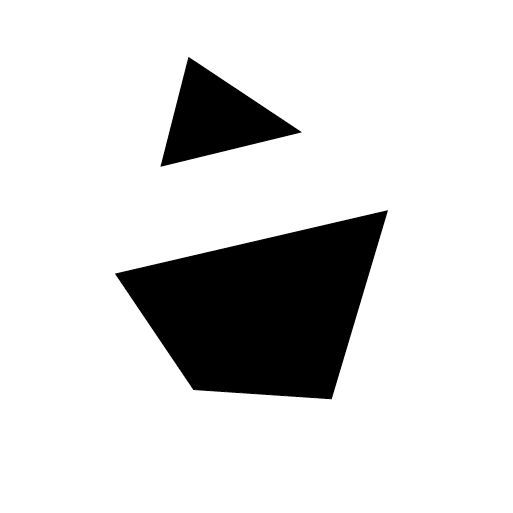
%> input picture ex4/attachments/shapes.png, 513 x 513 px
$ octave --eval "result = straighten;"   (GNU Octave 9; MATLAB toolbox functions it lacks are replaced by stand-ins)
%> lines starting %> are read from the running program, lines starting %| are printed output that depends on the picture; in (x1, y1, x2, y2) boxes, pixels count from 0 and x2, y2 are one past the last pixel; in counts of white or black regions, pixels touching at a corner belong together; the program's own positions count from 1
### ex4/pnt.m
%Function to calculate the edged image. This function returns
%the points argument for the points_of_line function.
function points = pnt(image)
    edgeIm = edge(image,'canny');
    [y,x] = find(edgeIm);
    pts = [ ];
    pts = [pts x];
    pts = [pts y];

    %Append a column of ones.
    row_size = size(pts, 1);
    ones_col = ones(1, row_size);
    ones_col = ones_col.';
    points = [pts ones_col];
end

### ex4/hough.m
function h = hough(im, Thresh , nrho , ntheta)
% HOUGH
%
% Function  takes a grey  scale  image , constructs  an edge  map by  applying
% the  Canny  detector , and  then  constructs a Hough  transform  for  finding
% lines in the  image.
%
% Usage:   h = hough(im , Thresh , nrho , ntheta)
%
% arguments:
%               im      - The  grey  scale  image to be  transformed
%               Thresh  - A 2d-vector  giving  the  upper  and  lower
%                         hysteresis  threshold  values  for  edge()
%               nrho    - Number  of  quantised  levels  of rho to use
%               ntheta  - Number  of  quantised  levels  of  theta to use
%
% returns;
%               h       - The  Hough  transform
% ...
[width, height] = size(im);
rhomax = sqrt(width^2 + height^2);        % The  maximum  possible  value  of rho.
drho = 2*rhomax /(nrho -1);             % The  increment  in rho  between  successive
                                        % entries  in the  accumulator  matrix.
                                        % Remember  we go  between +-rhomax.

dtheta = pi/ntheta;                     % The  increment  in theta  between  entries.
thetas = [0: dtheta :(pi-dtheta )];     % Array  of theta  values  across  the
                                        % accumulator  matrix.

accum = zeros(nrho, ntheta);

edgeIm = edge(im, 'canny', Thresh);

[Yidx, Xidx] = find(edgeIm);

for yx = [Yidx';Xidx']
    for theta=thetas
          rho = yx(2)*sin(theta) - yx(1)*cos(theta);

          % To  convert a value of rho or  theta
          % to its  appropriate  index in the  array  use:
          rhoIndex = round(rho/drho + nrho/2);
          thetaIndex = round(theta/dtheta + 1);
          % increment accum index
          accum(rhoIndex, thetaIndex) = accum(rhoIndex, thetaIndex) + 1;
    end
end

h = accum;


end

### ex4/houghlines.m
function [lines] = houghlines(im, h, thresh)
% HOUGHLINES
%
% Function  takes an  image  and its  Hough  transform , finds  the
% significant  lines  and  draws  them  over  the  image
%
% Usage:   houghlines(im , h, thresh)
%
% arguments:
%           im      - The  original  image
%           h       - Its  Hough  Transform
%           thresh  - The  threshold  level to use in the  Hough  Transform
%                      to  decide  whether  an edge is  significant
[imRows, imCols] = size(im);
[nrhos, nthetas] = size(h);

% recalc rhomax,drho,dtheta
rhomax = sqrt(imRows^2 + imCols^2);
drho = 2*rhomax /(nrhos -1);
dtheta = pi/nthetas;

threshValue = thresh*max(h(:));

% create regions
Hcopy = h;
Hcopy(Hcopy<threshValue) = 0;
[bwl, nregions] = bwlabel(Hcopy);

lines = zeros(nregions, 3);

for n = 1:nregions
    mask = bwl == n;      % Form a mask  for  each  region.
    region = mask .* h;   % Point -wise  multiply  mask by Hough  Transform
                          % to give  you an  image  with  just  one  region  of
                          % the  Hough  Transform
    [~, Idx] = max(region(:));
    [rhoIdx, thetaIdx] = ind2sub(size(h),Idx); % get coordinates for maximum

    rho = drho*(-nrhos/2 + rhoIdx); % convert to rho/theta values
    theta = dtheta*(thetaIdx-1);
    [x1, y1, x2, y2] = thetarho2endpoints(theta, rho, imRows, imCols);
    lines(n,:) = [x2-x1 y2-y1 1];


hold off

end
end

### ex4/thetarho2endpoints.m
function [x1, y1, x2, y2] = thetarho2endpoints(theta, rho, rows, cols)
% calculation for horizontal lines
x1 = 0;
y1 = (x1*sin(theta) - rho)/cos(theta);

x2 = cols;
y2 = (x2*sin(theta) - rho)/cos(theta);

% calculation for vertical lines
if abs(y2 -y1) > cols
    y1 = 0;
    x1 = (y1*cos(theta) + rho)/sin(theta);

    y2 = rows;
    x2 = (y2*cos(theta) + rho)/sin(theta);
end


line([x1 x2], [y1 y2], 'LineWidth', 2);

end

### ex4/points_of_line.m
%Function calculates the distance from points to the houghline.
%If distance is smaller than epsilon, then that point is appended
%to the pts list, which gets returned at the end.
function [pts] = points_of_line(points, line, epsilon)
pts = [ ];
for point = points.'
    distance = dot(line, point);
    if distance < epsilon
        point = point.';
        pts = [pts; point];
    end
end
end


### ex4/line_through_points.m
%Function calculates the optimal line for the points given
%as argument.
function l = line_through_points(points)

%Calculate the mean.
centroid_x = mean(points(:,1));
centroid_y = mean(points(:,2));

%Calculate the Covariance and the direction.
C = cov(points);
u = eig(C);

%These are two points on the line.
c = [centroid_x; centroid_y; 1];
point1 = c;
point2 = c+u;

l = cross(point1, point2);

end

### ex4/straighten.m
%This function calculates the corner points of objects in an image.
%These corner points are then used to straighten the object in the
%image.
function straight = straighten()

%Read image
addpath('attachments');
im = imread('shapes.png');
%> im is the input picture: size 513x513x3 uint8; mean R, G, B 217.2, 217.2, 217.2
im = rgb2gray(im);
%> im: size 513x513 uint8

%Calculate the points.
pt = pnt(im);
%> in pnt, `edgeIm = edge(image,'canny');`:
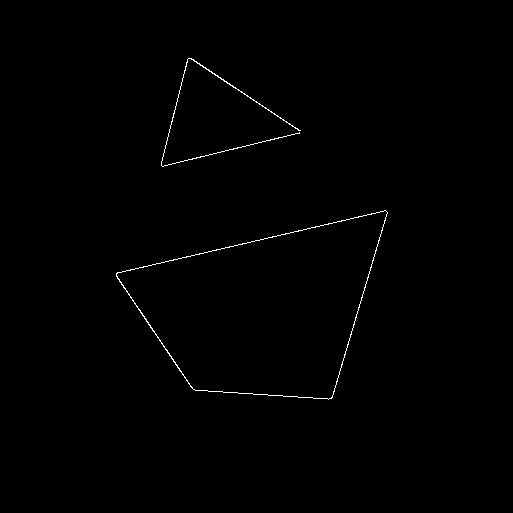
%> edgeIm: size 513x513 logical; 0.47% white in thin lines or dots, all inside (x1, y1, x2, y2) = (116, 58, 388, 400)
%> in pnt, `[y,x] = find(edgeIm);`: y = 1230 values from 59 to 400; x = 1230 values from 117 to 388
%> in pnt, `pts = [pts y];`: pts = 1230 rows, first 12: [117 274; 117 275; 117 276; 117 277; 118 273; 118 274; 118 277; 118 278; 118 279; 119 273; 119 279; 119 280]
%> in pnt, `row_size = size(pts, 1);`: row_size = 1230
%> in pnt, `ones_col = ones_col.';`: ones_col = 1230 values from 1 to 1
%> in pnt, `points = [pts ones_col];`: points = 1230 rows, first 12: [117 274 1; 117 275 1; 117 276 1; 117 277 1; 118 273 1; 118 274 1; 118 277 1; 118 278 1; 118 279 1; 119 273 1; 119 279 1; 119 280 1]
%> pt has the same summary as points in pnt

%Calculate the houghlines.
h = hough(im, 0.8, 90, 90);
%> in hough, `[Yidx, Xidx] = find(edgeIm);`: Yidx = 1230 values from 59 to 400; Xidx = 1230 values from 117 to 388
%> the loop in hough, `for yx = [Yidx';Xidx']` made 1230 passes
%> yx on passes 1 to 3: [274; 117], [275; 117], [276; 117]
%> after the loop in hough, `for yx = [Yidx';Xidx']`:
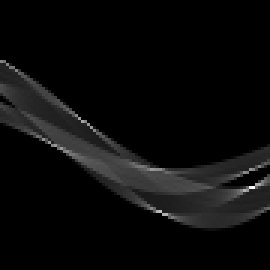
%> accum: size 90x90 double (shown 3 times larger); min 0, max 315, mean 13.7; drawn with min black and max white
lines = houghlines(im, h, 0.58);
%> in houghlines, `threshValue = thresh*max(h(:));`: threshValue = 182.7
%> in houghlines, `[bwl, nregions] = bwlabel(Hcopy);`: bwl: size 90x90 double; 10 distinct labels, from 0 to 9
%> in houghlines, `[bwl, nregions] = bwlabel(Hcopy);`: nregions = 9
%> the loop in houghlines, `for n = 1:nregions` made 9 passes
%> (Idx, rhoIdx, thetaIdx, rho, theta, x1, y1, x2) on passes 1 to 9: (1488, 48, 17, 48.91, 0.559, 0, -57.67, 513), (1669, 49, 19, 65.21, 0.628, 0, -80.61, 513), (1850, 50, 21, 81.52, 0.698, 0, -106.4, 513), (2471, 41, 28, -65.21, 0.942, -80.61, 0, 292.1), (2743, 43, 31, -32.61, 1.05, -37.65, 0, 258.5), (4557, 57, 51, 195.6, 1.75, 198.7, 0, 108.2), (4841, 71, 54, 423.9, 1.85, 441, 0, 293.9), (7623, 63, 85, 293.5, 2.93, 0, 300, 513), (7527, 57, 84, 195.6, 2.9, 0, 201.6, 513)
%> pass 1, in houghlines, `mask = bwl == n;`:
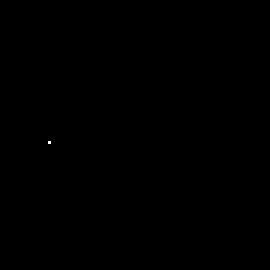
%> mask: size 90x90 logical (shown 3 times larger); 0.01% white in thin lines or dots, all inside (x1, y1, x2, y2) = (16, 47, 17, 48)
%> after the loop in houghlines, `for n = 1:nregions`: lines = [513 320.6 1; 513 372.7 1; 513 430.5 1; 372.7 513 1; 296.2 513 1; -90.46 513 1; -147.1 513 1; 513 -109 1; 513 -127.9 1]
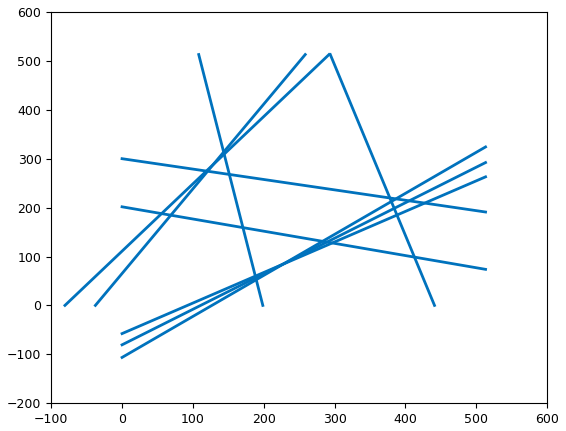
%> figure redrawn from the program's plot data

%Select four houghlines, depending on which ones surround the
%object and intersect.
line1 = lines(1,:);
%> line1 = [513 320.6 1]
line2 = lines(2,:);
%> line2 = [513 372.7 1]
line3 = lines(3,:);
%> line3 = [513 430.5 1]
line4 = lines(4,:);
%> line4 = [372.7 513 1]

%Calculate optimal line1 for the points (pt).
pts = points_of_line(pt, line1, 20000);
%> the loop in points_of_line, `for point = points.'` made 1230 passes
%> (point, distance) on passes 1 to 3: ([117; 274; 1], 147854.9), ([117; 275; 1], 148175.4), ([117; 276; 1], 148496)
%> pts = []
optimal_line1 = line_through_points(pts);
%> the run ends on the next line
optimal_line1 = optimal_line1.';

%Calculate optimal line 2 for the points (pt).
pts = points_of_line(pt, line2, 15000);
optimal_line2 = line_through_points(pts);
optimal_line2 = optimal_line2.';

%Calculate optimal line3 for the points (pt).
pts = points_of_line(pt, line3, 15000);
optimal_line3 = line_through_points(pts);
optimal_line3 = optimal_line3.';

%Calculate optimal line4 for the points (pt).
pts = points_of_line(pt, line4, 10000);
optimal_line4 = line_through_points(pts);
optimal_line4 = optimal_line4.';

%So the intersection points are the corner points.
intersection12 = intersection(optimal_line1, optimal_line2);
intersection23 = intersection(optimal_line2, optimal_line3);
intersection34 = intersection(optimal_line3, optimal_line4);
intersection41 = intersection(optimal_line4, optimal_line1);

%Normalize homogeneous coordinates.
x1 = intersection12(1)/intersection12(3);
y1 = intersection12(2)/intersection12(3);
x2 = intersection23(1)/intersection23(3);
y2 = intersection23(2)/intersection23(3);
x3 = intersection34(1)/intersection34(3);
y3 = intersection34(2)/intersection34(3);
x4 = intersection41(1)/intersection41(3);
y4 = intersection41(2)/intersection41(3);

%Use myprojection to straighten the image object.
straight = myProjection(im, x1, y1, x2, y2 ,x3, y3, x4, y4, 256, 256, 'nearest');
imshow(straight);
end
